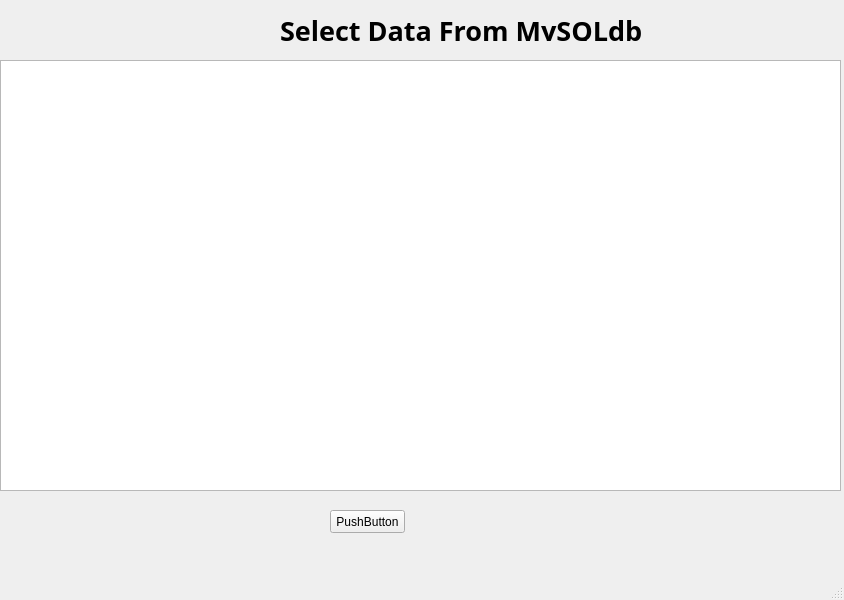
<?xml version="1.0" encoding="UTF-8"?>
<ui version="4.0">
 <class>MainWindow</class>
 <widget class="QMainWindow" name="MainWindow">
  <property name="geometry">
   <rect>
    <x>0</x>
    <y>0</y>
    <width>844</width>
    <height>600</height>
   </rect>
  </property>
  <property name="windowTitle">
   <string>MainWindow</string>
  </property>
  <widget class="QWidget" name="centralwidget">
   <widget class="QTextEdit" name="textEdit">
    <property name="geometry">
     <rect>
      <x>0</x>
      <y>60</y>
      <width>841</width>
      <height>431</height>
     </rect>
    </property>
    <property name="font">
     <font>
      <family>Agency FB</family>
      <pointsize>14</pointsize>
      <weight>75</weight>
      <bold>true</bold>
     </font>
    </property>
   </widget>
   <widget class="QLabel" name="label">
    <property name="geometry">
     <rect>
      <x>280</x>
      <y>20</y>
      <width>391</width>
      <height>21</height>
     </rect>
    </property>
    <property name="font">
     <font>
      <family>Agency FB</family>
      <pointsize>20</pointsize>
      <weight>75</weight>
      <bold>true</bold>
     </font>
    </property>
    <property name="text">
     <string>Select Data From MySQLdb</string>
    </property>
   </widget>
   <widget class="QPushButton" name="pushButton">
    <property name="geometry">
     <rect>
      <x>330</x>
      <y>510</y>
      <width>75</width>
      <height>23</height>
     </rect>
    </property>
    <property name="text">
     <string>PushButton</string>
    </property>
   </widget>
  </widget>
  <widget class="QMenuBar" name="menubar">
   <property name="geometry">
    <rect>
     <x>0</x>
     <y>0</y>
     <width>844</width>
     <height>23</height>
    </rect>
   </property>
  </widget>
  <widget class="QStatusBar" name="statusbar"/>
 </widget>
 <resources/>
 <connections/>
</ui>
